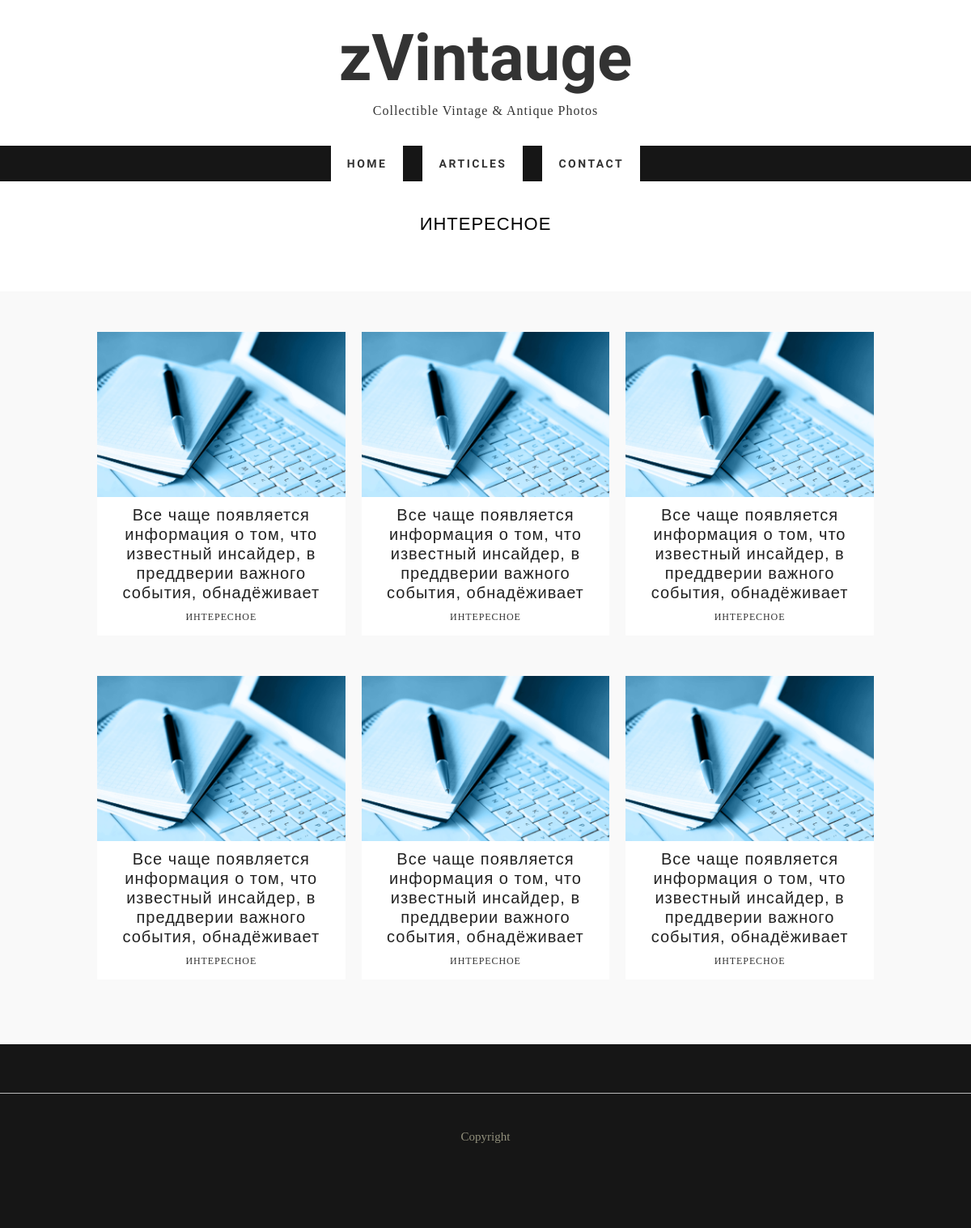
Page /articles/interesting on the committed database.
### tables this page shows
CREATE TABLE `categories` (
  `ID` int(11) NOT NULL,
  `NAME` varchar(255) NOT NULL,
  `CODE` varchar(255) NOT NULL
);

CREATE TABLE `posts` (
  `ID` int(11) NOT NULL,
  `ACTIVE` tinyint(1) NOT NULL,
  `TITLE` varchar(255) NOT NULL,
  `CODE` varchar(255) NOT NULL,
  `CONTENT` text NOT NULL,
  `CATEGORY_ID` int(11) NOT NULL,
  `AUTHOR_ID` int(11) NOT NULL,
  `DATE` datetime NOT NULL
);

### classes/DB.php (called while the page is built, shortened)
<?php
class DB
{
    private static $host = 'localhost';
    private static $database = 'articles';
    private static $user = 'test';
    private static $password = 'test';
    protected static function query($query)
    {
        try {
            $dsn = "mysql:dbname=" . self::$database . ";host=" . self::$host;
            $dbh = new PDO($dsn, self::$user, self::$password);
            $dbh->exec("set names utf8");
            $dbh->setAttribute(PDO::ATTR_ERRMODE, PDO::ERRMODE_EXCEPTION);
        } catch (PDOException $e) {
            die ('Ошибка подключения:' . $e->getMessage());
        }
        $resQuery = [];
        foreach ($dbh->query($query, PDO::FETCH_ASSOC) as $row) {
            $resQuery[] = $row;
        }
        return $resQuery;
    }
}

### classes/categories.php (called while the page is built, shortened)
<?php
require_once $_SERVER["DOCUMENT_ROOT"] . '/classes/DB.php';
class Categories extends DB
{
    public static function getCategoriesList( array $arSelect, array $arFilter, array $arOrder, array $arLimit): array
    {
        $select = !empty($arSelect) ? implode(",", $arSelect) : '*';
        $sql = "SELECT {$select} FROM `categories`";
        if (!empty($arFilter)) {
            $filter = self::editParameters($arFilter, '=', " AND ", '\'');
            $sql .= " WHERE {$filter}";
        }
        $order = !empty($arOrder) ? self::editParameters($arOrder, ' ', ",") : 'ID ASC';
        $sql .= " ORDER BY {$order}";
        return self::query($sql);
    }
    private static function editParameters($arParam, $connector, $separator, $otherConnector = '')
    {
        $array = [];
        foreach ($arParam as $key => $value) {
            $array[] = $key . $connector . $otherConnector . $value . $otherConnector;
        }
        return implode($separator, $array);
    }
}

### controller/init.php (called while the page is built, shortened)
<?php
    require_once $_SERVER["DOCUMENT_ROOT"] . '/classes/posts.php';
    require_once $_SERVER["DOCUMENT_ROOT"] . '/classes/categories.php';
    if (!empty($_REQUEST['category'])) {
        $arCategory = Categories::getCategoriesList(['ID', 'NAME'], ['CODE' => $_REQUEST['category']], [], []);
        $arCategory = $arCategory[0];
        $arArticles = [];
        $arPosts = [];
        if (empty($_REQUEST['page'])) {
            $arPosts = Posts::getPostsList(['ID', 'ACTIVE', 'TITLE', 'CODE', 'CATEGORY_ID'], ['CATEGORY_ID' => $arCategory['ID']], [], ['limit' => 6, 'offset' => 0]);
        }
        foreach ($arPosts as $post) {
            if ($post['ACTIVE'] == true) {
                $post['CATEGORY_NAME'] = $arCategory['NAME'];
                $post['CATEGORY_CODE'] = $_REQUEST['category'];
                $arArticles[] = $post;
            }
        }
    }

### classes/posts.php (called while the page is built, shortened)
<?php
    require_once $_SERVER["DOCUMENT_ROOT"] . '/classes/DB.php';
    class Posts extends DB
    {
        public static function getPostsList(array $arSelect, array $arFilter, array $arOrder, array $arLimit): array
        {
            $select = !empty($arSelect) ? implode(",", $arSelect) : '*';
            $sql = "SELECT {$select} FROM `posts`";
            if (!empty($arFilter)) {
                $filter = self::editParameters($arFilter, '=', " AND ", '\'');
                $sql .= " WHERE {$filter}";
            }
            $order = !empty($arOrder) ? self::editParameters($arOrder, ' ', ",") : 'ID ASC';
            $sql .= " ORDER BY {$order}";
            if (!empty($arLimit) && isset($arLimit['limit'])) {
                $sql .= " LIMIT {$arLimit['limit']} ";
                $sql .= isset($arLimit['offset']) ? " OFFSET {$arLimit['offset']} " : "";
            }
            return self::query($sql);
        }
        private static function editParameters($arParam, $connector, $separator, $otherConnector = '')
        {
            $array = [];
            foreach ($arParam as $key => $value) {
                $array[] = $key . $connector . $otherConnector . $value . $otherConnector;
            }
            return implode($separator, $array);
        }
    }

### articles/section.php (the view, shortened to what this page needs)
<?php
    require_once $_SERVER["DOCUMENT_ROOT"] . '/controller/init.php';
    require_once $_SERVER["DOCUMENT_ROOT"] . '/includes/header.php';
    ?>
    <div id="container">
        <div class="wrap-container">
            <section class="content-box box-1">
                <div class="zerogrid">
                    <div class="wrap-box">
                        <div class="box-header">
                            <h2><?=ucfirst($arCategory['NAME'])?></h2>
                        </div>
                    </div>
                </div>
            </section>
        </div>
    </div>
    <div id="container">
        <div class="wrap-container">
            <section class="content-box box-style-1 box-2">
                <div class="zerogrid">
                    <div class="wrap-box">
                        <div class="row">
                            <?php if(!empty($arArticles)):
                                foreach ($arArticles as $article):?>
                                    <div class="col-1-3">
                                        <div class="wrap-col">
                                            <article>
                                                <div class="post-thumbnail-wrap">
                                                    <a href="/articles?idPost=<?= $article['ID'] ?>" class="portfolio-box">
                                                        <img src="../images/stati.jpg" alt="">
                                                    </a>
                                                </div>
                                                <div class="entry-header ">
                                                    <h3 class="entry-title"><?= $article['TITLE'] ?></h3>
                                                    <div class="l-tags"><a href="/articles/<?= $article['CATEGORY_CODE'] ?>"><?= $article['CATEGORY_NAME'] ?></a>
                                                    </div>
                                                </div>
                                            </article>
                                        </div>
                                    </div>
                                <?php endforeach;
                            endif; ?>
                        </div>
                    </div>
                </div>
            </section>
        </div>
    </div>
<?php
    require_once $_SERVER["DOCUMENT_ROOT"] . '/includes/footer.php';
?>

### css/zerogrid.css (style rules this page uses)
.zerogrid { width: 1000px; position: relative; margin: 0 auto; padding: 0px; }
.zerogrid:after { content: "\0020"; display: block; height: 0; clear: both; visibility: hidden; }
.zerogrid .row:before, .row:after { content: '\0020'; display: block; overflow: hidden; visibility: hidden; width: 0; height: 0; }
.zerogrid .row:after { clear: both; }
.zerogrid .row { zoom: 1; }
.zerogrid .wrap-col { margin: 10px; }
.zerogrid .col-1-2, .zerogrid .col-1-3, .zerogrid .col-2-3, .zerogrid .col-1-4, .zerogrid .col-2-4, .zerogrid .col-3-4, .zerogrid .col-1-5, .zerogrid .col-2-5, .zerogrid .col-3-5, .zerogrid .col-4-5, .zerogrid .col-1-6, .zerogrid .col-2-6, .zerogrid .col-3-6, .zerogrid .col-4-6, .zerogrid .col-5-6 { float: left; display: inline-block; }
.zerogrid .col-1-3, .zerogrid .col-1-3-fixed { width: 33.33%; }

### css/style.css (style rules this page uses)
a, abbr, acronym, address, applet, article, aside, audio, b, blockquote, big, body, center, canvas, caption, cite, code, command, datalist, dd, del, details, dfn, dl, div, dt, em, embed, fieldset, figcaption, figure, font, footer, form, h1, h2, h3, h4, h5, h6, header, hgroup, html, i, iframe, img, ins, kbd, keygen, label, legend, li, meter, nav, object, ol, output, p, pre, progress, q, s, samp, section, small, span, source, strike, strong, sub, sup, table, tbody, tfoot, thead, th, tr, tdvideo, tt, u, ul, var { background: transparent; border: 0 none; font-size: 100%; margin: 0; padding: 0; border: 0; outline: 0; vertical-align: top; }
img { vertical-align: top; }
article, aside, audio, canvas, command, datalist, details, embed, figcaption, figure, footer, header, hgroup, keygen, meter, nav, output, progress, section, source, video { display: block; }
* { -webkit-box-sizing: border-box; -moz-box-sizing: border-box; box-sizing: border-box; }
html { -webkit-text-size-adjust: none; }
img { max-width: 100%; height: auto; width: auto \9; }
a { color: #333; text-decoration: none; }
h1, h2 { font-size: 25px; line-height: 30px; }
h3, h4 { font-size: 20px; line-height: 20px; }
h1, h2, h3, h4, h5, h6 { clear: both; hyphens: auto; color: #000; line-height: 1.2; font-family: 'Montserrat', sans-serif; letter-spacing: 1px; }
.post:after, .post:before, article:after, article:before, section:after, section:before { clear: both; content: '\0020'; display: block; visibility: hidden; width: 0; height: 0; }
html, body { width: 100%; padding: 0; margin: 0; }
body { font: 16px/26px Arial, Helvetica, sans-serif; font-family: 'Crimson Text', serif; background: #fff; }
.content-box .wrap-box { padding: 40px 10px; position: relative; }
.content-box .box-header { margin: 0 0 30px; text-align: center; }
.content-box .box-header h2 { font-size: 22px; display: block; text-transform: uppercase; font-weight: 500; }
.content-box.box-style-1 { background: #f9f9f9; }
.content-box.box-1 { text-align: center; }
article { background: #ffffff; color: #3F3F3F; margin-bottom: 40px; padding-bottom: 10px; }
article:after, article:before { clear: both; content: '\0020'; display: block; visibility: hidden; width: 0; height: 0; }
article .post-thumbnail-wrap { text-align: center; width: 100%; margin-bottom: 10px; }
article h3.entry-title { font-size: 20px; margin: 10px 0 5px; font-weight: 500; letter-spacing: 1px; color: #222; }
article .l-tags { text-align: center; font-size: 12px; font-family: 'Crimson Text', serif; text-transform: uppercase; letter-spacing: .9px; }
article .l-tags a { color: #333; }
article .entry-header { text-align: center; }
.portfolio-box { display: block; position: relative; margin: 0 auto; }

### rows in the picture
categories: NAME "ИНТЕРЕСНОЕ"
posts: TITLE "Все чаще появляется информация о том, что известный инсайдер, в преддверии важного события, обнадёживает", CATEGORY_NAME "ИНТЕРЕСНОЕ"
posts: TITLE "Все чаще появляется информация о том, что известный инсайдер, в преддверии важного события, обнадёживает", CATEGORY_NAME "ИНТЕРЕСНОЕ"
posts: TITLE "Все чаще появляется информация о том, что известный инсайдер, в преддверии важного события, обнадёживает", CATEGORY_NAME "ИНТЕРЕСНОЕ"
posts: TITLE "Все чаще появляется информация о том, что известный инсайдер, в преддверии важного события, обнадёживает", CATEGORY_NAME "ИНТЕРЕСНОЕ"

### other values in the picture
$article['TITLE'] "Все чаще появляется информация о том, что известный инсайдер, в преддверии важного события, обнадёживает"
$article['CATEGORY_NAME'] "ИНТЕРЕСНОЕ"
